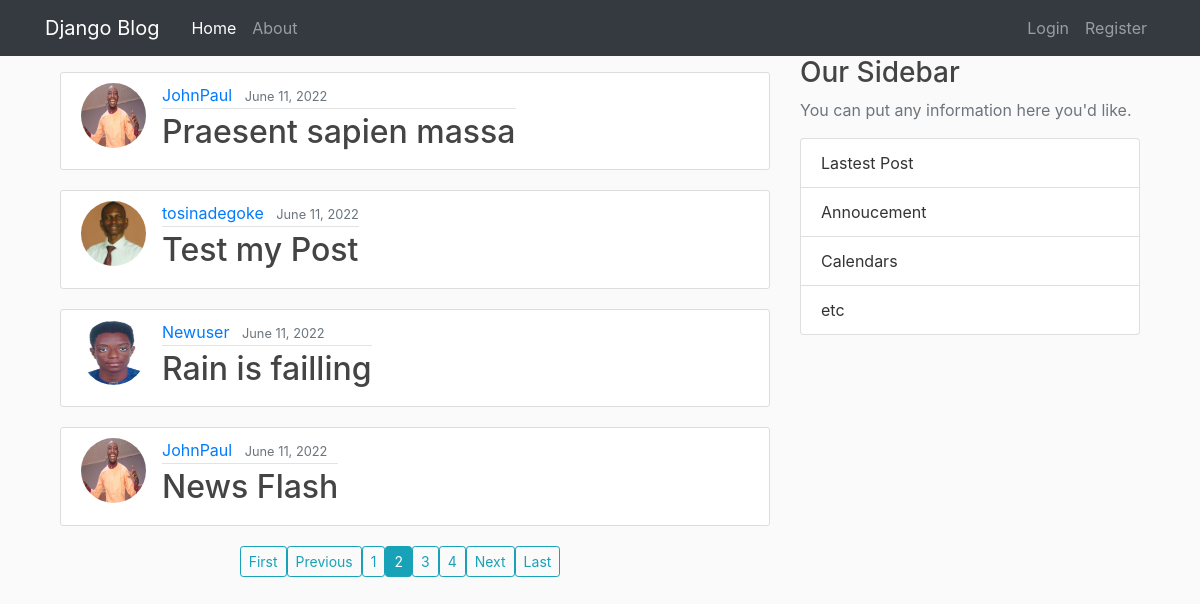
Screenshot of /Blog/?page=2 with the database file from the repository.
### Blog/models.py (models this page shows, shortened)
class Post(models.Model):
    title = models.CharField(max_length=100)
    content = models.TextField()
    date_posted = models.DateTimeField(default=timezone.now) #Note, timezone.now was passed as agrs not called as function - timezone.now()
    author = models.ForeignKey(User, on_delete=models.CASCADE)

### user/models.py (models this page shows, shortened)
class Profile(models.Model):
    user = models.OneToOneField(User , on_delete=models.CASCADE)
    image = models.ImageField(default= 'default.jpg', upload_to='profile_pics')

### Blog/views.py (the view)
# urls.py: path('', PostListView.as_view(), name="post_list"),
class PostListView(ListView):
    ordering = ['-date_posted']
    model= Post
    paginate_by = 4                         # it sets the number of items on each page

### Blog/templates/Blog/post_list.html
{% extends "base_blog.html" %}
{% block body %}
  {% for post in object_list %}
    <article class="media content-section mt-3">
      <img class="rounded-circle account-img" src="{{ post.author.profile.image.url }}" alt="Author's Image">
        <div class="media_body">
            <div class="article-metadata">
                <a class="mr-2" href={% url 'user_posts' post.author.username %}>{{ post.author }}</a>
                <small class="text-muted">{{ post.date_posted|date:"F d, Y" }}</small>
            </div>
            <h2><a class="article-title" href="{% url 'post_detail' post.id %}">{{ post.title }}</a></h2>
        </div>
    </article>
  {% endfor %}
  <div class="row col-12 d-flex justify-content-center ">
    {% if is_paginated %}
      {% if page_obj.has_previous %}
        <a class="btn btn-sm btn-outline-info mb-4" href="?page=1">First</a>
        <a class="btn btn-sm btn-outline-info mb-4" href="?page={{ page_obj.previous_page_number }}">Previous</a>
      {% endif %}
      {% for num in page_obj.paginator.page_range %}
        {%if page_obj.number == num %}
          <a class="btn btn-sm btn-info mb-4" href="?page={{page_obj.number}}">{{ num }}</a>
        {% elif num > page_obj.number|add:'-3' and num < page_obj.number|add:'3' %}
          <a class="btn btn-sm btn-outline-info mb-4" href="?page={{num}}">{{ num }}</a>
        {% endif %}
      {% endfor %}
      {% if page_obj.has_next %}
        <a class="btn btn-sm btn-outline-info mb-4" href="?page={{ page_obj.next_page_number }}">Next</a>
        <a class="btn btn-sm btn-outline-info mb-4" href="?page={{ page_obj.paginator.num_pages }}">Last</a>
      {% endif %}
    {% endif %}
  </div>
{% endblock body %}

### Blog/static/Blog/main.css (style rules this page uses)
body { background: #fafafa; color: #333333; }
h1, h2, h3, h4, h5, h6 { color: #444444; }
.content-section { background: #ffffff; padding: 10px 20px; border: 1px solid #dddddd; border-radius: 3px; margin-bottom: 20px; }
.article-title { color: #444444; }
.account-img { height: 65px; width: 65px; margin-right: 16px; }
.article-metadata { padding-bottom: 1px; margin-bottom: 4px; border-bottom: 1px solid #e3e3e3; }
.article-metadata { color: #333; text-decoration: none; }

### rows the page displays
Post: author.profile.image (picture), author "JohnPaul", date_posted "June 11, 2022", title "Praesent sapien massa"
Post: author.profile.image (picture), author "tosinadegoke", date_posted "June 11, 2022", title "Test my Post"
Post: author.profile.image (picture), author "Newuser", date_posted "June 11, 2022", title "Rain is failling"
Post: author.profile.image (picture), author "JohnPaul", date_posted "June 11, 2022", title "News Flash"

### other values shown
{{ num }} "1" "3" "4"
{{ num }} "2"
